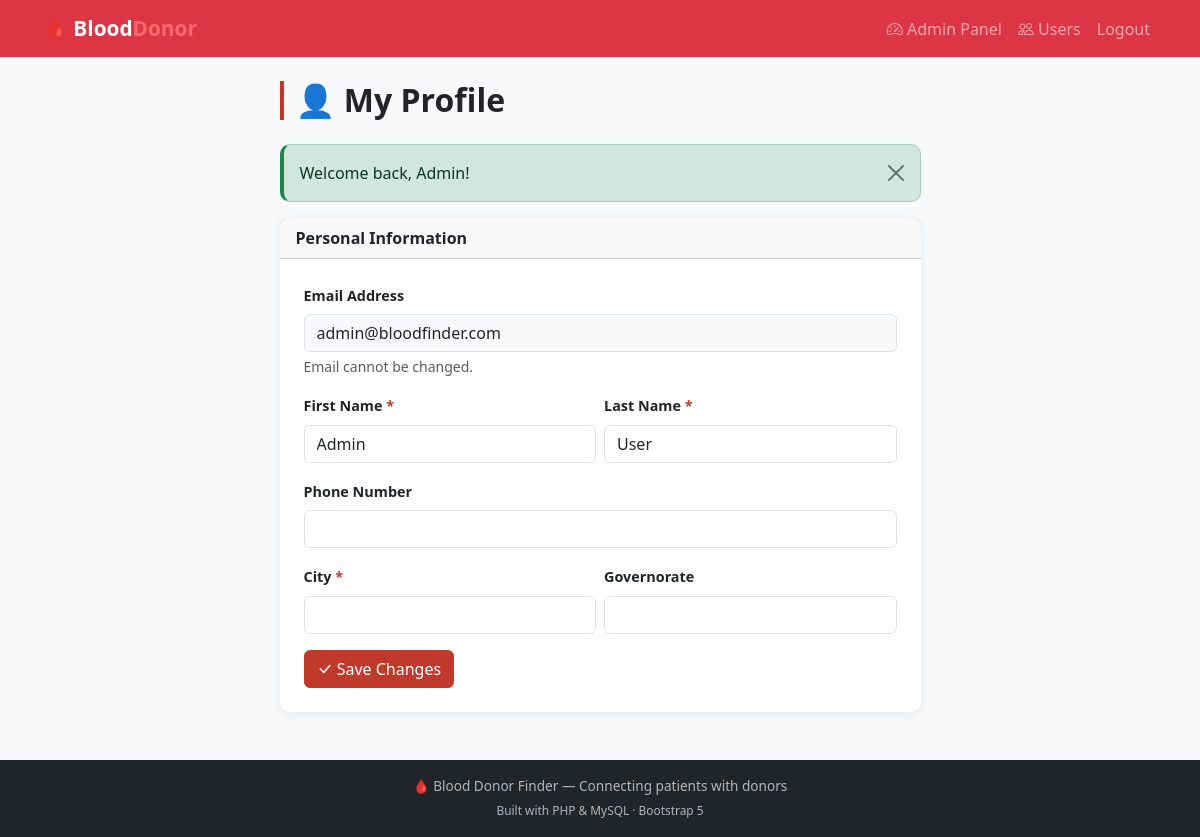
The app's page /pages/profile.php (signed in) with its own data.
### tables this page shows
CREATE TABLE `profiles` (
  `profile_id` int(11) NOT NULL,
  `user_id` int(11) NOT NULL,
  `first_name` varchar(100) NOT NULL,
  `last_name` varchar(100) NOT NULL,
  `phone` varchar(20) DEFAULT NULL,
  `city` varchar(100) DEFAULT NULL,
  `governorate` varchar(100) DEFAULT NULL,
  `profile_photo` varchar(255) DEFAULT 'default.jpg'
);

CREATE TABLE `users` (
  `user_id` int(11) NOT NULL,
  `email` varchar(255) NOT NULL,
  `password` varchar(255) NOT NULL,
  `user_type` enum('donor','requester','admin') NOT NULL DEFAULT 'donor',
  `status` enum('active','inactive','suspended') NOT NULL DEFAULT 'active',
  `is_verified` tinyint(1) NOT NULL DEFAULT 0,
  `registration_date` timestamp NOT NULL DEFAULT current_timestamp(),
  `last_login` timestamp NULL DEFAULT NULL
);

### includes/functions.php (called while the page is built, shortened)
<?php
function getSuccess() { $m=$_SESSION['success']??null; unset($_SESSION['success']); return $m; }
?>

### pages/profile.php (the view, shortened to what this page needs)
<?php
require_once '../includes/functions.php';
$db = new Database(); $conn = $db->getConnection();
$uid = getUserId();
  $stmt = $conn->prepare('SELECT p.*, u.email, u.user_type FROM profiles p'
                       . ' JOIN users u ON u.user_id = p.user_id WHERE p.user_id = :uid');
  $stmt->execute([':uid'=>$uid]);
  $profile = $stmt->fetch();
?>
<?php
require_once '../includes/header.php';
require_once '../includes/navbar.php';
?>
<div class="container mt-4">
  <div class="row justify-content-center">
    <div class="col-md-7">
      <h2 class="page-title mb-4">👤 My Profile</h2>
      <?php $success=getSuccess(); if($success): ?>
        <div class="alert alert-success alert-dismissible fade show">
          <button type="button" class="btn-close" data-bs-dismiss="alert"></button>
          <?= htmlspecialchars($success) ?>
        </div>
      <?php endif; ?>
      <div class="card">
        <div class="card-header fw-bold">Personal Information</div>
        <div class="card-body p-4">
          <form method="POST" action="">
            <div class="mb-3">
              <label class="form-label">Email Address</label>
              <input type="email" class="form-control bg-light"
                     value="<?= htmlspecialchars($profile['email']) ?>"
                     readonly>
              <div class="form-text">Email cannot be changed.</div>
            </div>
            <div class="row g-2 mb-3">
              <div class="col-6">
                <label for="first_name" class="form-label required-star">
                  First Name</label>
                <input type="text" name="first_name" id="first_name"
                       class="form-control"
                       value="<?= htmlspecialchars($profile['first_name']) ?>">
              </div>
              <div class="col-6">
                <label for="last_name" class="form-label required-star">
                  Last Name</label>
                <input type="text" name="last_name" id="last_name"
                       class="form-control"
                       value="<?= htmlspecialchars($profile['last_name']) ?>">
              </div>
            </div>
            <div class="mb-3">
              <label for="phone" class="form-label">Phone Number</label>
              <input type="tel" name="phone" id="phone" class="form-control"
                     value="<?= htmlspecialchars($profile['phone']??'') ?>">
            </div>
            <div class="row g-2 mb-3">
              <div class="col-6">
                <label for="city" class="form-label required-star">City</label>
                <input type="text" name="city" id="city" class="form-control"
                       value="<?= htmlspecialchars($profile['city']) ?>">
              </div>
              <div class="col-6">
                <label for="governorate" class="form-label">Governorate</label>
                <input type="text" name="governorate" id="governorate"
                       class="form-control"
                       value="<?= htmlspecialchars($profile['governorate']??'') ?>">
              </div>
            </div>
            <button type="submit" class="btn btn-primary">
              <i class="bi bi-check-lg"></i> Save Changes</button>
          </form>
        </div>
      </div>
    </div>
  </div>
</div>
<?php require_once '../includes/footer.php'; ?>

### assets/css/style.css (style rules this page uses)
:root { --primary: #C0392B; --primary-dark: #922B21; --primary-light: #FADBD8; --success: #1E8449; --warning: #D35400; --info: #2E86C1; --card-shadow: 0 2px 12px rgba(0,0,0,0.08); --radius: 10px; }
body { font-family: 'Segoe UI', system-ui, sans-serif; background-color: #F8F9FA; color: #212529; }
.card { border: none; border-radius: var(--radius); box-shadow: var(--card-shadow); transition: box-shadow 0.2s; }
.btn-primary { background-color:var(--primary); border-color:var(--primary); }
.form-label { font-weight:600; font-size:0.9rem; }
.required-star::after { content:' *'; color:var(--primary); }
.alert { border-radius:var(--radius); border-left:4px solid; }
.alert-success { border-left-color:var(--success); }
.page-title { font-weight:700; color:#212529; border-left:4px solid var(--primary); padding-left:12px; }

### records on screen
profiles: user.email "admin@bloodfinder.com", first_name "Admin", last_name "User"

### other values on screen
$success "Welcome back, Admin!"
